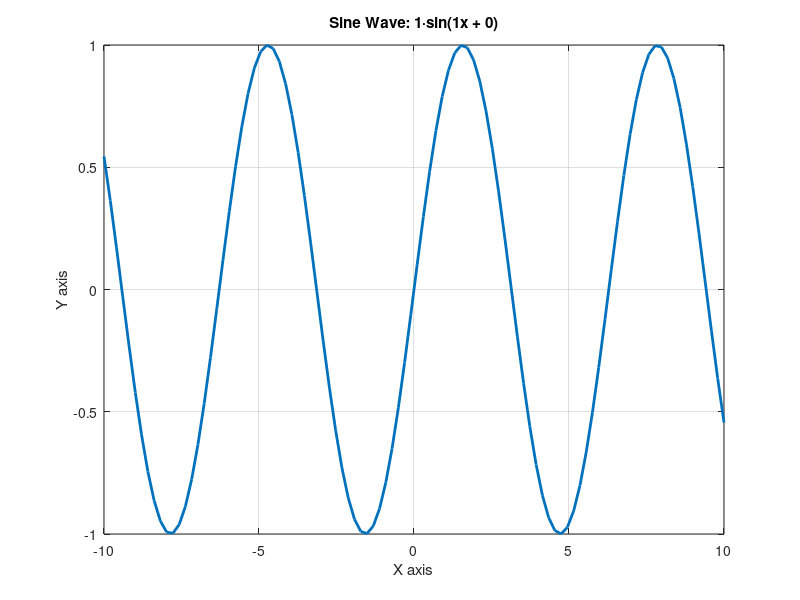

Reproduce this figure in MATLAB. (Note: this script raises an error after producing the figure.)
function result = advanced_plot(function_type, amplitude, frequency, phase, x_min, x_max, num_points)
    % ADVANCED_PLOT Creates various waveform plots with adjustable parameters
    %   result = ADVANCED_PLOT(function_type, amplitude, frequency, phase, x_min, x_max, num_points)
    %   
    %   Parameters:
    %     function_type - Type of function to plot ('sin', 'cos', 'tan', 'square')
    %     amplitude - Amplitude of the wave
    %     frequency - Frequency of the wave
    %     phase - Phase shift of the wave
    %     x_min, x_max - Range of x-axis
    %     num_points - Number of points to plot
    
    % Set default parameters if not provided
    if nargin < 1, function_type = 'sin'; end
    if ~ischar(function_type), function_type = 'sin'; end
    if nargin < 2, amplitude = 1; end
    if nargin < 3, frequency = 1; end
    if nargin < 4, phase = 0; end
    if nargin < 5, x_min = -10; end
    if nargin < 6, x_max = 10; end
    if nargin < 7, num_points = 100; end
    
    % Generate x values
    x = linspace(x_min, x_max, num_points);
    
    % Generate y values based on function type
    switch lower(function_type)
        case 'sin'
            y = amplitude * sin(frequency * x + phase);
            title_text = sprintf('Sine Wave: %g·sin(%gx + %g)', amplitude, frequency, phase);
        case 'cos'
            y = amplitude * cos(frequency * x + phase);
            title_text = sprintf('Cosine Wave: %g·cos(%gx + %g)', amplitude, frequency, phase);
        case 'tan'
            y = amplitude * tan(frequency * x + phase);
            % Clip extreme values for better visualization
            y = min(max(y, -10), 10);
            title_text = sprintf('Tangent Wave: %g·tan(%gx + %g)', amplitude, frequency, phase);
        case 'square'
            y = amplitude * sign(sin(frequency * x + phase));
            title_text = sprintf('Square Wave: amplitude=%g, freq=%g, phase=%g', amplitude, frequency, phase);
        otherwise
            y = zeros(size(x));
            title_text = 'Unknown function type';
    end
    
    % Create plot with MATLAB's enhanced visualization
    figure('Visible', 'off');  % Create invisible figure (for web app)
    plot(x, y, 'LineWidth', 2);
    title(title_text, 'Interpreter', 'tex');
    xlabel('X axis');
    ylabel('Y axis');
    grid on;
    
    % Add MATLAB-specific enhancements
    ax = gca;
    ax.XAxisLocation = 'origin';
    ax.YAxisLocation = 'origin';
    ax.Box = 'off';
    
    % Return result (not used in this case as plot is returned via Python bridge)
    result = struct('status', 'success');
end 